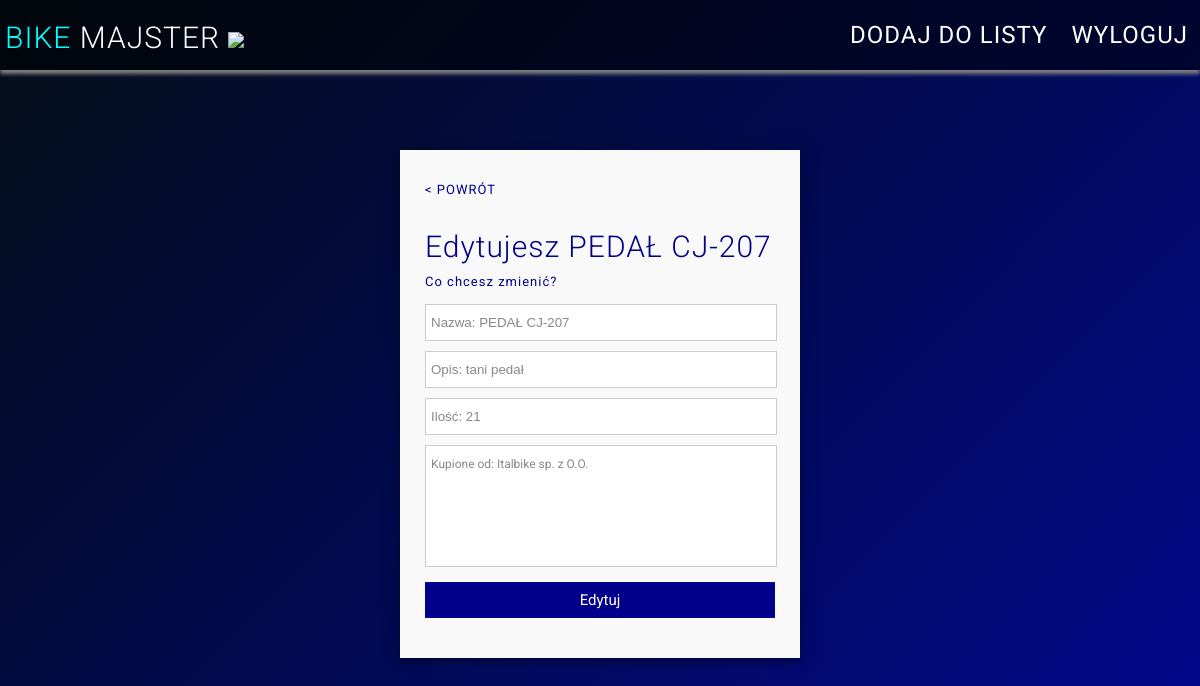
The page /parts/2/ (signed in) on the database its author committed.
### parts/models.py (models this page shows)
class Part(models.Model):
    nazwa = models.CharField(max_length=100, null=False)
    opis = models.CharField(max_length=150, null=False)
    ilość = models.IntegerField(default=0)
    kupione_od = models.TextField()
    dodane = models.DateField()

### parts/views.py (the view, shortened to what this page needs)
# urls.py: path('parts/<int:id>/', part_edit_view),
def part_edit_view(request, id=None):
    part_obj = None
    if id is not None:
        part_obj = Part.objects.get(id=id)
    context = {
        'object': part_obj,
    }
    return render(request, 'parts/edit.html', context= context)

### templates/parts/edit.html (shortened to what this page needs)
{% extends "base.html" %}
{% block content %}
<div class="container">
    <form id="contact" action="" method="POST">
        <a class="back-button" href="/">
            &lt;&nbsp;POWRÓT
          </a>
      <h3>Edytujesz {{ object.nazwa }}</h3>
      <h4 style="color:darkblue">Co chcesz zmienić?</h4>
      <fieldset>
        <input name = 'nazwa' placeholder="Nazwa: {{ object.nazwa }} "tabindex="1"  autofocus>
      </fieldset>
      <fieldset>
        <input name = 'opis' placeholder="Opis: {{ object.opis }}" tabindex="2" >
      </fieldset>
      <fieldset>
        <input type='number' name = 'ilość' placeholder="Ilość: {{ object.ilość }}" tabindex="3" >
      </fieldset>
      <fieldset>
        <textarea name = 'kupione_od' placeholder="Kupione od: {{ object.kupione_od }}" tabindex="5" ></textarea>
      </fieldset>
      <fieldset>
        <button name="submit" type="submit" id="contact-submit" data-submit="...Sending">Edytuj</button>
      </fieldset>
    </form>
  </div>
{% endblock content %}

### templates/base.html (style rules this page uses)
html { min-height: 100%; }
body { background: -webkit-linear-gradient( 135deg, #030d16 0%, #000890 100%); background: -moz-linear-gradient(135deg, #030d16 0%, #000890 100%); background: -o-linear-gradient(135deg, #030d16 0%, #000890 100%); background: linear-gradient( 135deg, #030d16 0%, #000890 100%); background-size: 100%; color: white; letter-spacing: 1px; font-family: "Roboto", Helvetica, Arial, sans-serif; font-size: 20px; }
.container { max-width: 400px; width: 100%; margin: 0 auto; position: relative; }
#contact input[type="text"], #contact input[type="email"], #contact input[type="tel"], #contact input[type="url"], #contact textarea, #contact button[type="submit"] { font: 400 12px/16px "Roboto", Helvetica, Arial, sans-serif; }
#contact { background: #F9F9F9; padding: 25px; margin: 150px 0; box-shadow: 0 0 20px 0 rgba(0, 0, 0, 0.2), 0 5px 5px 0 rgba(0, 0, 0, 0.24); }
#contact h3 { display: block; font-size: 30px; font-weight: 300; margin-bottom: 10px; color: darkblue; }
#contact h4 { margin: 5px 0 15px; display: block; font-size: 13px; font-weight: 400; }
fieldset { border: medium none !important; margin: 0 0 10px; min-width: 100%; padding: 0; width: 100%; }
.back-button { color: darkblue; font-size: 13px; line-height: 1; text-decoration: none; transition: all 0.2s; }
#contact input, #contact textarea { width: 97%; border: 1px solid #ccc; background: #FFF; padding: 10px 5px; }
#contact textarea { height: 100px; max-width: 100%; resize: none; }
#contact button[type="submit"] { cursor: pointer; width: 100%; border: none; background: darkblue; color: #FFF; margin: 0 0 5px; padding: 10px; font-size: 15px; }
button { width: 100%; cursor: pointer; color: whitesmoke; background-color: transparent; border-color: transparent; }

### rows shown on the page
Part: nazwa "PEDAŁ CJ-207", nazwa "Nazwa: PEDAŁ CJ-207", opis "Opis: tani pedał", ilość "Ilość: 21", kupione_od "Kupione od: Italbike sp. z O.O."
